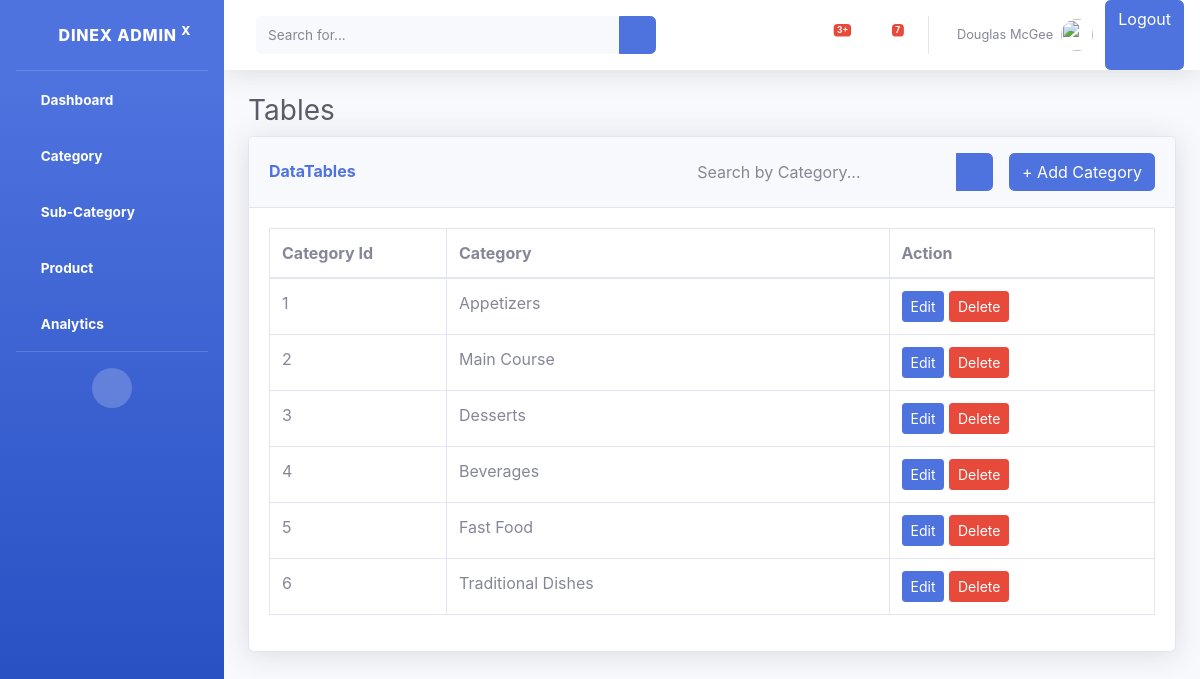
Page /categories/ (signed in) on the committed database.
### foodapp/models.py (models this page shows, shortened)
class Category(models.Model):
    category_name = models.CharField(max_length=200,unique=True)

### foodapp/views.py (the view)
# urls.py: path('categories/',categories_list,name = "categories"),
def categories_list(request):
   query = request.GET.get('query','')
   if query:
    category = Category.objects.filter(category_name__icontains = query)
    category = category.order_by("id")
   else:
    category = Category.objects.all().order_by("id")
   return render(request,"category/index.html",context={"category_data":category})

### foodapp/templates/category/index.html
{% include 'commans/header.html'%}
                <div class="container-fluid">
                    <h1 class="h3 mb-2 text-gray-800">Tables</h1>
                    <div class="card shadow mb-4">
                        <div class="card-header py-3 d-flex justify-content-between align-items-center">
                            <h6 class="m-0 font-weight-bold text-primary">DataTables</h6>
                            <div class="d-flex align-items-center">
                                <form method="GET" action="{% url 'categories' %}" class="form-inline">
                                    <div class="input-group">
                                        <input type="text" name="query" class="form-control bg-light border-0 small"
                                        placeholder="Search by Category..." aria-label="Search"
                                        aria-describedby="basic-addon2" value="{{ request.GET.query }}">
                                        <div class="input-group-append">
                                            <button  class="btn btn-primary" type="submit">
                                                <i class="fas fa-search fa-sm"></i>
                                            </button>
                                        </div>
                                    </div>
                                </form>
                                <a class="btn ml-3 btn-primary" href="{% url 'create_categories' %}" role="button">+ Add Category</a>
                            </div>
                        </div>
                        <div class="card-body">
                            <div class="table-responsive">
                                <table class="table table-bordered" id="dataTable" width="100%" cellspacing="0">
                                    <thead>
                                        <tr>
                                            <th style="width: 20%;">Category Id</th>
                                            <th>Category</th>
                                            <th style = "width:30%;">Action</th>
                                        </tr>
                                    </thead>
                                    <tbody>
                                        {% for category in category_data%}
                                        <tr>
                                            <td>{{ forloop.counter}}</td>
                                            <td>{{category.category_name }}</td>
                                            <td>
                                            <a href="{% url 'edit_category' category.id %}"class="btn btn-primary btn-sm">Edit</a>
                                            <a href="{% url 'delete_category' category.id %}" class = "btn btn-danger btn-sm">Delete</a>
                                            </td>
                                        </tr>
                                        {%endfor%}
                                    </tbody>
                                </table>
                            </div>
                        </div>
                    </div>
                </div>
            </div>
{% include 'commans/footer.html'%}

### rows in the picture
Category: category_name "Appetizers"
Category: category_name "Main Course"
Category: category_name "Desserts"
Category: category_name "Beverages"
Category: category_name "Fast Food"
Category: category_name "Traditional Dishes"
